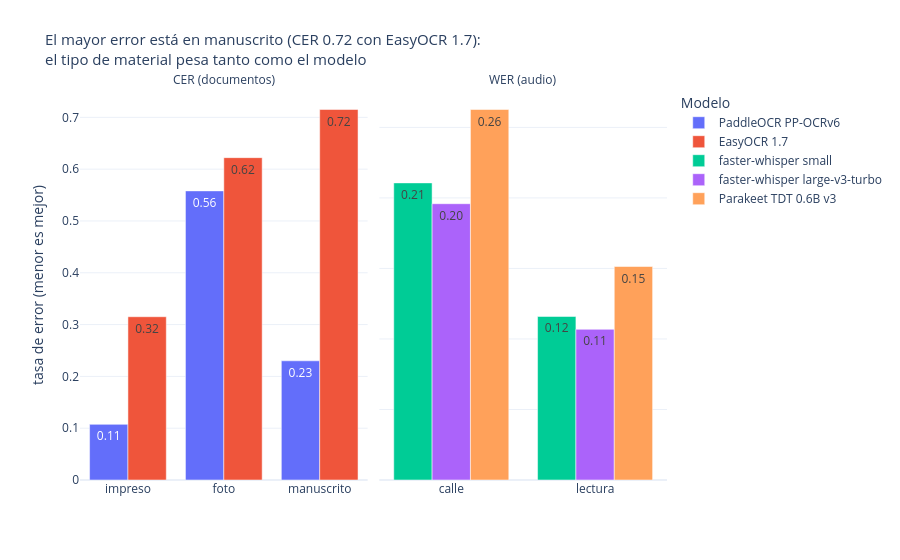

Notebook cell for this chart:
### Code cell
def mostrar(fig):
    "Gráfico interactivo y una imagen PNG para que se vea en GitHub."
    fig.update_layout(template="plotly_white", title_font_size=15, margin=dict(t=90))
    try:
        fig.show(renderer="plotly_mimetype+png")
    except (ValueError, RuntimeError) as e:   # sin kaleido no se puede exportar la imagen
        print(f"(sin imagen estática: {e})")
        fig.show()


por_grupo = pd.DataFrame([
    {"metrica": f"{metrica} ({nombre})", "grupo": grupo, "modelo": modelo,
     "error": error(metrica, referencias_de(muestra, g.id), list(g.texto))}
    for evaluacion, muestra, metrica, nombre in [(eval_docs, muestra_docs, "CER", "documentos"),
                                                 (eval_clips, muestra_clips, "WER", "audio")]
    for (grupo, modelo), g in evaluacion.groupby(["grupo", "modelo"], sort=False)
])
peor = por_grupo.loc[por_grupo.error.idxmax()]
fig = px.bar(por_grupo, x="grupo", y="error", color="modelo", barmode="group", facet_col="metrica",
             text_auto=".2f", labels={"grupo": "", "error": "tasa de error (menor es mejor)", "modelo": "Modelo"},
             title=f"El mayor error está en {peor.grupo} ({peor.metrica.split()[0]} {peor.error:.2f} con {peor.modelo}):"
                   "<br>el tipo de material pesa tanto como el modelo")
fig.update_xaxes(matches=None)
fig.update_yaxes(matches=None)
fig.for_each_annotation(lambda a: a.update(text=a.text.split("=")[-1]))
mostrar(fig)

### Figure 1 — Plotly figure (JSON) as saved in the notebook; plotly's stock layout.template omitted (floating-point values rounded to 4 significant figures)
{"data": [{"alignmentgroup": "True", "hovertemplate": "Modelo=PaddleOCR PP-OCRv6<br>metrica=CER (documentos)<br>=%{x}<br>tasa de error (menor es mejor)=%{y}<extra></extra>", "legendgroup": "PaddleOCR PP-OCRv6", "marker": {"color": "#636efa", "pattern": {"shape": ""}}, "name": "PaddleOCR PP-OCRv6", "offsetgroup": "PaddleOCR PP-OCRv6", "orientation": "v", "showlegend": true, "textposition": "auto", "texttemplate": "%{y:.2f}", "type": "bar", "x": ["impreso", "foto", "manuscrito"], "xaxis": "x", "y": [0.1074, 0.558, 0.2301], "yaxis": "y"}, {"alignmentgroup": "True", "hovertemplate": "Modelo=EasyOCR 1.7<br>metrica=CER (documentos)<br>=%{x}<br>tasa de error (menor es mejor)=%{y}<extra></extra>", "legendgroup": "EasyOCR 1.7", "marker": {"color": "#EF553B", "pattern": {"shape": ""}}, "name": "EasyOCR 1.7", "offsetgroup": "EasyOCR 1.7", "orientation": "v", "showlegend": true, "textposition": "auto", "texttemplate": "%{y:.2f}", "type": "bar", "x": ["impreso", "foto", "manuscrito"], "xaxis": "x", "y": [0.3152, 0.6222, 0.7151], "yaxis": "y"}, {"alignmentgroup": "True", "hovertemplate": "Modelo=faster-whisper small<br>metrica=WER (audio)<br>=%{x}<br>tasa de error (menor es mejor)=%{y}<extra></extra>", "legendgroup": "faster-whisper small", "marker": {"color": "#00cc96", "pattern": {"shape": ""}}, "name": "faster-whisper small", "offsetgroup": "faster-whisper small", "orientation": "v", "showlegend": true, "textposition": "auto", "texttemplate": "%{y:.2f}", "type": "bar", "x": ["calle", "lectura"], "xaxis": "x2", "y": [0.2107, 0.1159], "yaxis": "y2"}, {"alignmentgroup": "True", "hovertemplate": "Modelo=faster-whisper large-v3-turbo<br>metrica=WER (audio)<br>=%{x}<br>tasa de error (menor es mejor)=%{y}<extra></extra>", "legendgroup": "faster-whisper large-v3-turbo", "marker": {"color": "#ab63fa", "pattern": {"shape": ""}}, "name": "faster-whisper large-v3-turbo", "offsetgroup": "faster-whisper large-v3-turbo", "orientation": "v", "showlegend": true, "textposition": "auto", "texttemplate": "%{y:.2f}", "type": "bar", "x": ["calle", "lectura"], "xaxis": "x2", "y": [0.1959, 0.1068], "yaxis": "y2"}, {"alignmentgroup": "True", "hovertemplate": "Modelo=Parakeet TDT 0.6B v3<br>metrica=WER (audio)<br>=%{x}<br>tasa de error (menor es mejor)=%{y}<extra></extra>", "legendgroup": "Parakeet TDT 0.6B v3", "marker": {"color": "#FFA15A", "pattern": {"shape": ""}}, "name": "Parakeet TDT 0.6B v3", "offsetgroup": "Parakeet TDT 0.6B v3", "orientation": "v", "showlegend": true, "textposition": "auto", "texttemplate": "%{y:.2f}", "type": "bar", "x": ["calle", "lectura"], "xaxis": "x2", "y": [0.2627, 0.1514], "yaxis": "y2"}], "layout": {"annotations": [{"font": {}, "showarrow": false, "text": "CER (documentos)", "x": 0.245, "xanchor": "center", "xref": "paper", "y": 1.0, "yanchor": "bottom", "yref": "paper"}, {"font": {}, "showarrow": false, "text": "WER (audio)", "x": 0.755, "xanchor": "center", "xref": "paper", "y": 1.0, "yanchor": "bottom", "yref": "paper"}], "barmode": "group", "legend": {"title": {"text": "Modelo"}, "tracegroupgap": 0}, "margin": {"t": 90}, "title": {"font": {"size": 15}, "text": "El mayor error está en manuscrito (CER 0.72 con EasyOCR 1.7):<br>el tipo de material pesa tanto como el modelo"}, "xaxis": {"anchor": "y", "domain": [0.0, 0.49], "title": {"text": ""}}, "xaxis2": {"anchor": "y2", "domain": [0.51, 1.0], "title": {"text": ""}}, "yaxis": {"anchor": "x", "domain": [0.0, 1.0], "title": {"text": "tasa de error (menor es mejor)"}}, "yaxis2": {"anchor": "x2", "domain": [0.0, 1.0], "showticklabels": false}}}
